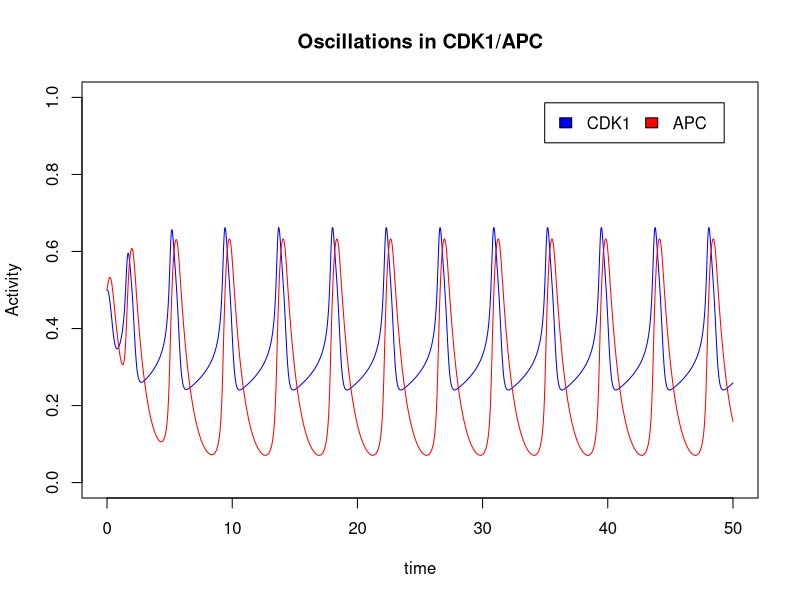

The R script that drew this image:
## ---- chunk 1
rm(list=ls())
library(deSolve)  # library to solve ODEs
# Relaxation oscillator for cell cycle in Xenopous egg cells - early in in development. 

# create function of the RHS of the 2D ODEs
func <- function(t, y, p) {
  CDK1<-y[1]
  APC<-y[2]
  with(as.list(p),{
    dCDK1 <- alpha1-beta1*CDK1*(APC^n/(APC^n + K^n)) + alpha3*(1-CDK1)*(CDK1^n/(CDK1^n+K^n)) 
    dAPC <- alpha2*(1-APC)*(CDK1^n/(CDK1^n + K^n)) - beta2*APC
    return(list(c(dCDK1,dAPC)))})
  }
## ---- chunk 2
# sustained oscillations - Rapid cell division - executes autonomous oscillations reminiscent of rapid cell cycling in early embryos. 

# parameters from Tyson paper
alpha1 = 0.02    # concentration/time
alpha2 = 3       # time-1
alpha3 = 3       # time-1
beta1 = 3        # time-1
beta2 = 1        # time-1
K=0.5            # concen units
n=8 

# Initial conditions
CDK1_int<-0.5 # concen units
APC_int<-0.5  # concen units

times  <- seq(0, 50, 0.001)
# This vector full of parameters is needed to solve ODEs
p<-c(alpha1=alpha1,alpha2=alpha2,alpha3=alpha3,beta1=beta1,beta2=beta2,K=K,n=n)
y0 <- c(CDK1=CDK1_int, APC=APC_int)  # The initial conditions

#calling ODE solver
out<-ode(y=y0,times,func,p)

#plotting solution 
plot(out[,1],out[,2],type="l",col="blue",xlim=c(0,50),ylim=c(0,1),xlab="time",ylab="Activity",main="Oscillations in CDK1/APC")
lines(out[,1],out[,3],col="red")
legend("topright", inset=.05, c("CDK1", "APC"), fill=c("blue","red"), horiz=TRUE)

# Coupled with a negative feedback loop, this toggle switch results in stable limit cycle oscillations. The activity of CDK1 rises slowly at first and then explodes up toward high mitotic levels. A rapid rise in APC is follows closely too, which changes the rapid rise in CDK1 to a similarly rapid fall. Once CDK1 has fallen enough to turn APC back off, the system begins to slowly ramp up toward its next spike. The oscillations in CDK1 activity are qualitatively similar to those seen in cycling Xenopus egg extracts
